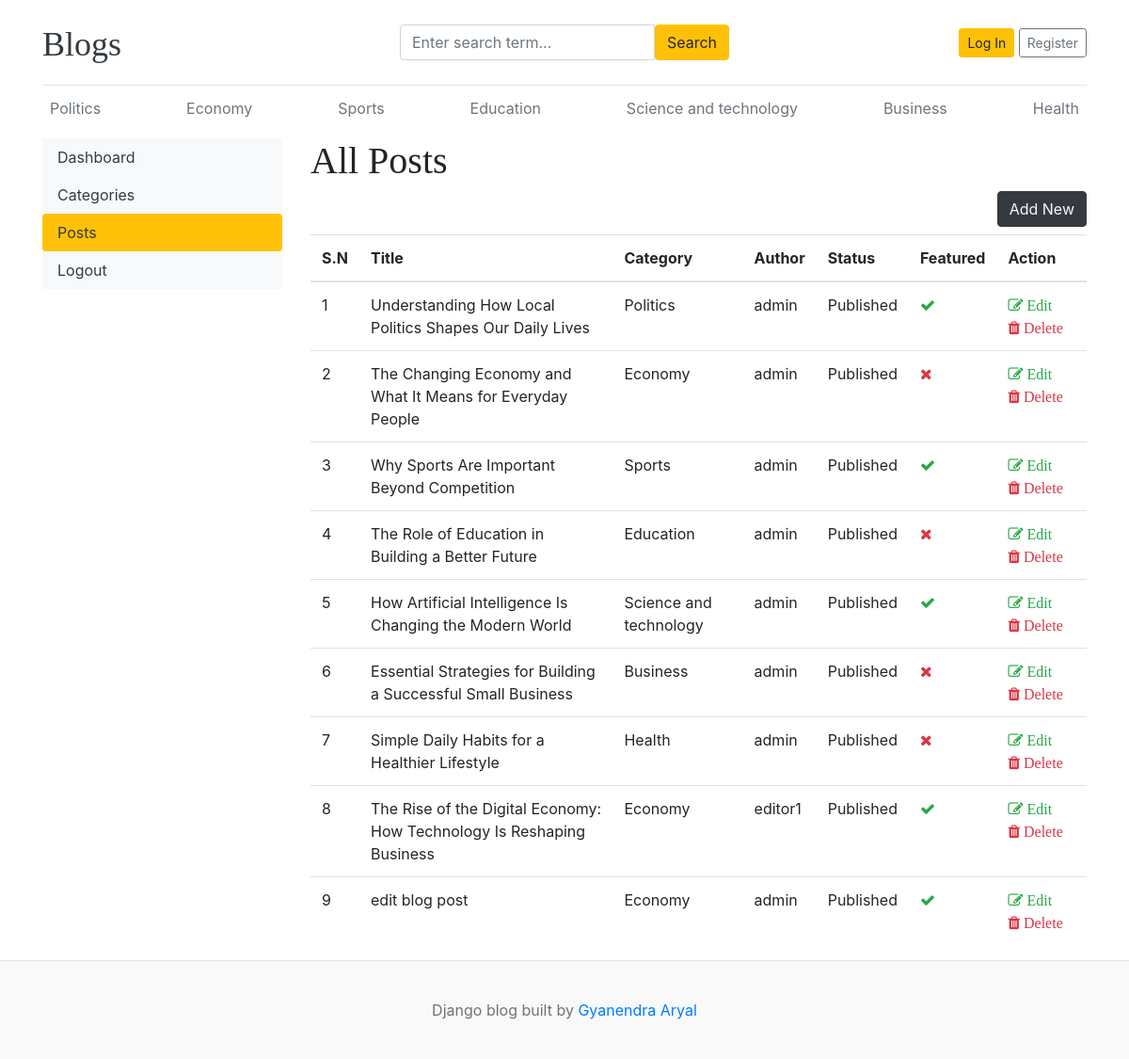
The page /dashboard/posts/ on the database as committed earlier.
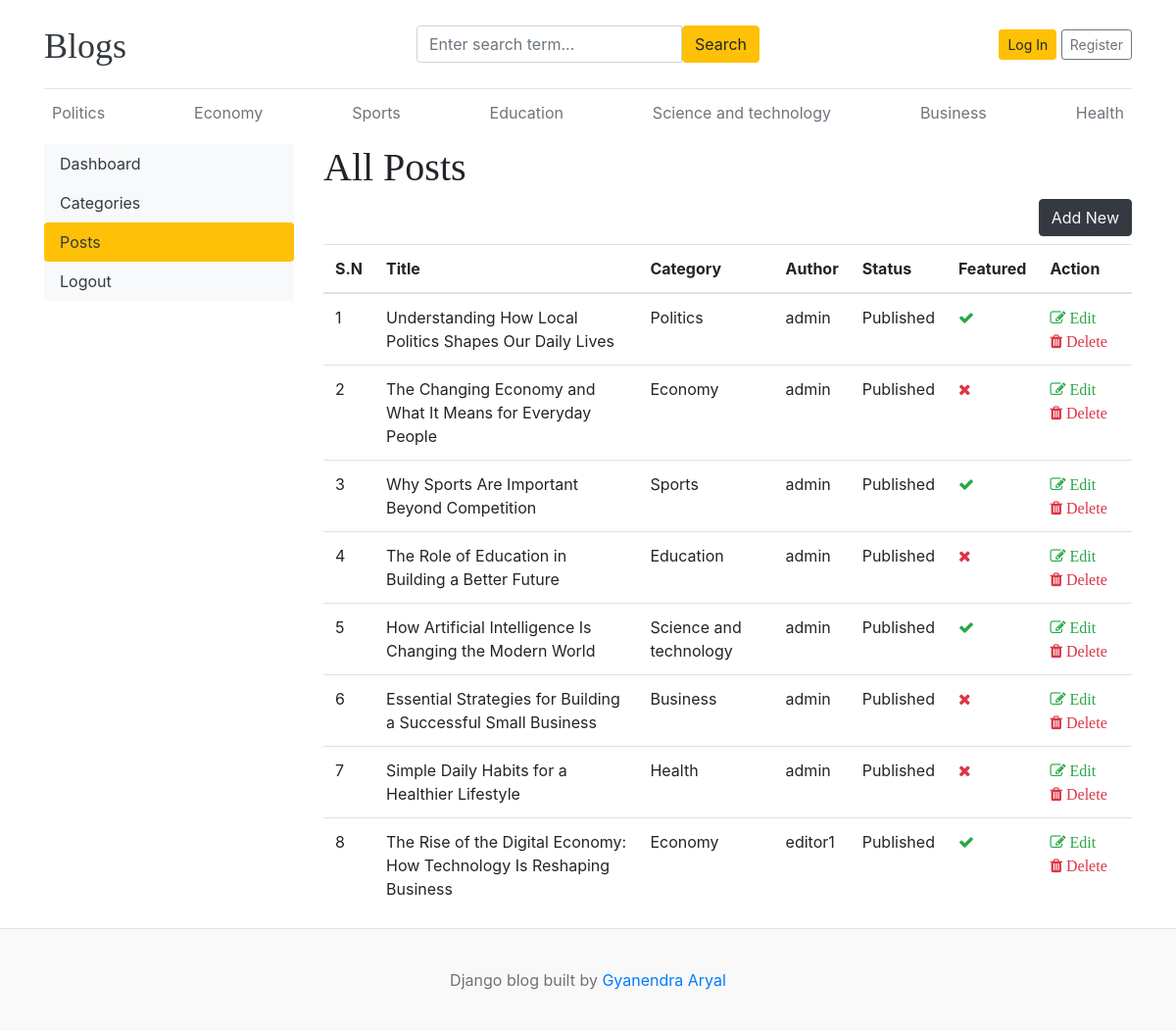
The same page on the database as committed later.
### blogs/models.py (models this page shows, shortened)
class Category(models.Model):
    id = models.BigAutoField(primary_key=True)
    category_name = models.CharField(max_length=100, unique=True)
    created_at = models.DateTimeField(auto_now_add=True)
    updated_at = models.DateTimeField(auto_now=True)
    class Meta:
        verbose_name_plural = "categories"
    def __str__(self):
        return self.category_name

class Blog(models.Model):
    STATUS_CHOICES = [
        ("Draft", "DRAFT"),
        ("Published", "PUBLISHED"),
    ]
    id = models.BigAutoField(primary_key=True)
    title = models.CharField(max_length=100)
    slug = models.SlugField(max_length=150, unique=True, blank=True)
    category = models.ForeignKey(Category, on_delete=models.CASCADE)
    author = models.ForeignKey(User, on_delete=models.CASCADE)
    featured_image = models.ImageField(upload_to="uploads/%Y/%m/%d")
    short_description = models.TextField()
    blog_body = models.TextField()
    status = models.CharField(choices=STATUS_CHOICES, default="Draft", max_length=20)
    is_featured = models.BooleanField(default=False)
    created_at = models.DateTimeField(auto_now_add=True)
    updated_at = models.DateTimeField(auto_now=True)

### dashboards/views.py (the view)
# urls.py: path("posts/", views.posts, name="posts"),
def posts(request):
    posts = Blog.objects.all()
    context = {"posts": posts}
    return render(request, "dashboard/posts.html", context)

### blogs/context_processors.py (called while the page is built)
def get_categories(request):
    categories = Category.objects.all()
    return dict(categories=categories)

def get_social_links(request):
    social_links = SocialLink.objects.all()
    return dict(social_links=social_links)

### templates/dashboard/posts.html (shortened to what this page needs)
{% extends "base.html" %}
{% block content %}
<div class="row">
  {% include "dashboard/sidebar.html" %} {% comment %} Right sidebar {% endcomment %}
  <div class="col-md-9">
    <h1>All Posts</h1>
    <a href="{% url "add_post"%}" class="btn text-light btn-dark float-right mb-2">Add New</a>
    <table class="table table-hover">
      <thead>
        <tr>
          <th>S.N</th>
          <th>Title</th>
          <th>Category</th>
          <th>Author</th>
          <th>Status</th>
          <th>Featured</th>
          <th>Action</th>
        </tr>
      </thead>
      <tbody>
        {% for post in posts %}
        <tr>
          <td>{{forloop.counter}}</td>
          <td>{{post.title}}</td>
          <td>{{post.category}}</td>
          <td>{{post.author}}</td>
          <td>{{post.status}}</td>
          <td>{% if post.is_featured %}<i class="fa fa-check text-success"></i> {% else %}<i class="fa fa-times text-danger"></i>{% endif %}</td>
          <td>
            <a href="{% url "edit_post" post.id %}">
              <i class="fa fa-edit text-success"> Edit</i>
            </a>
            <a href="{% url "delete_post" post.id %}">
              <i class="fa fa-trash text-danger"> Delete</i>
            </a>
          </td>
        </tr>
        {% endfor %}
      </tbody>
    </table>
  </div>
</div>
{% endblock content %}

### templates/base.html (shortened to what this page needs)
{%load static%}
<!DOCTYPE html>
<html lang="en">
<head>
    <link href="https://getbootstrap.com/docs/4.0/dist/css/bootstrap.min.css" rel="stylesheet">
    <link href="{% static 'css/blog.css'%}" rel="stylesheet">
    <link rel="stylesheet" href="https://cdnjs.cloudflare.com/ajax/libs/font-awesome/4.7.0/css/font-awesome.min.css">
  </head>
<body>
    <div class="container">
      <header class="blog-header py-3">
        <div class="row flex-nowrap justify-content-between align-items-center">
          <div class="col-4 pt-1">
            <a class="blog-header-logo text-dark" href="/">Blogs</a>
          </div>
          <div class = "col-4">
            <form action="{% url "search" %}" method="GET">
                <div class="input-group">
                    <input class="form-control" name="keyword" value="{{ keyword }}" type="text" placeholder="Enter search term...">
                    <button type="submit" class="btn btn-warning " id="button-search">Search</button>
                </div>
            </form>
          </div>
          <div class="col-4 d-flex justify-content-end align-items-center">
            {% if not user.is_authenticated %}
            <a class="btn btn-sm btn-warning" href="{% url "login"%}">Log In</a> &nbsp;
            <a class="btn btn-sm btn-outline-secondary" href="{% url 'register'%}">Register</a>
            {% endif %}
          </div>
        </div>
      </header>
      <div class="nav-scroller py-1 mb-2">
        <nav class="nav d-flex justify-content-between">
            {% for cat in categories%}
          <a class="p-2 text-muted" href="{% url 'posts_by_category' cat.id %} ">{{cat}}</a>
          {% endfor %}
        </nav>
      </div>
{% block content %}
{% endblock content %}
</div>
<footer class="blog-footer">
    <p>Django blog built by <a href="#">Gyanendra Aryal</a></p>
</footer>
</body>
</html>

Rows that differ between the two databases and show on the page:
removed Blog: title "edit blog post", category "Economy", author "admin", status "Published", is_featured True (drawn)
